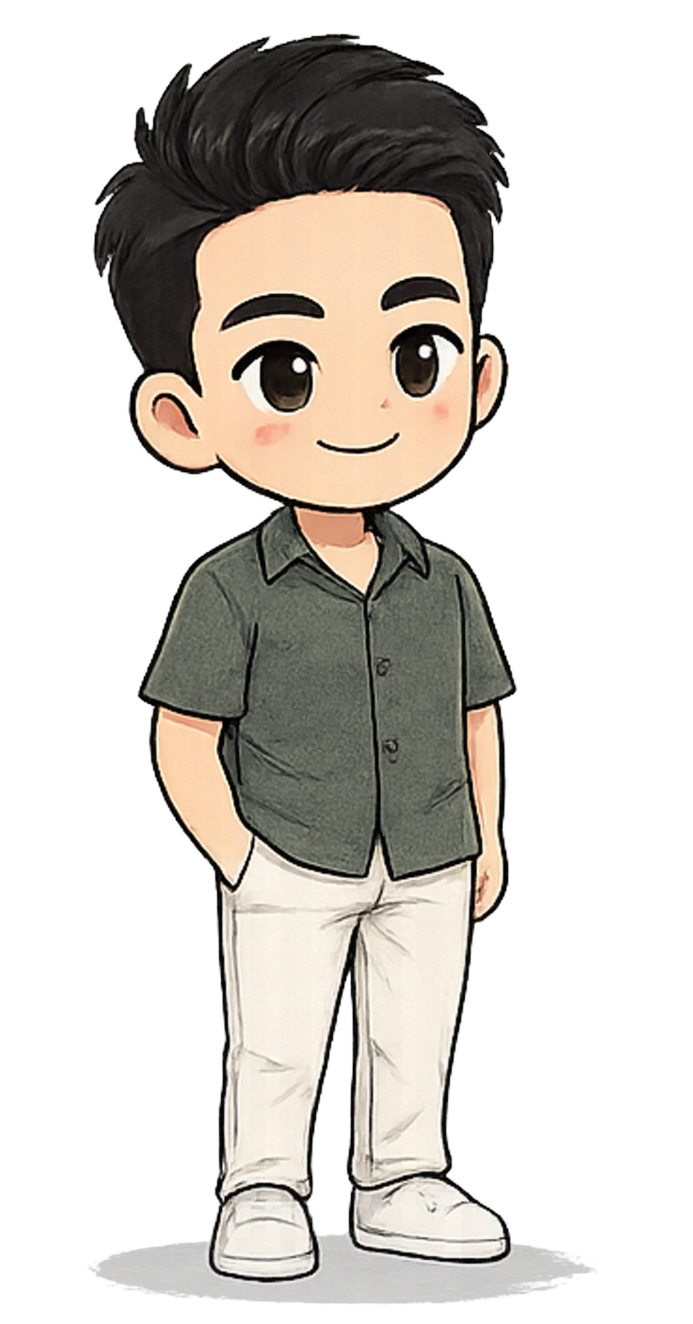
#> input picture boy.png, 1386 x 2648 px (shown at 1/2 size)
$ python normalize.py
#> lines starting #> are read from the running program, lines starting #| are printed output that depends on the picture
from PIL import Image
import os

src_dir = os.path.dirname(os.path.abspath(__file__))
files = ["boy.png", "boyexpression.png", "girl.png", "girlexpression.png"]

trimmed = {}
for f in files:
    img = Image.open(os.path.join(src_dir, f)).convert("RGBA")
#> img is the input picture: PIL image 1386x2648 RGBA; mean R, G, B, A 61.4, 57.4, 51.6, 102.7
    bbox = img.split()[-1].getbbox()
#> bbox = (166, 66, 1201, 2613)
    if bbox is None:
        raise SystemExit(f"{f}: no opaque pixels")
    cropped = img.crop(bbox)
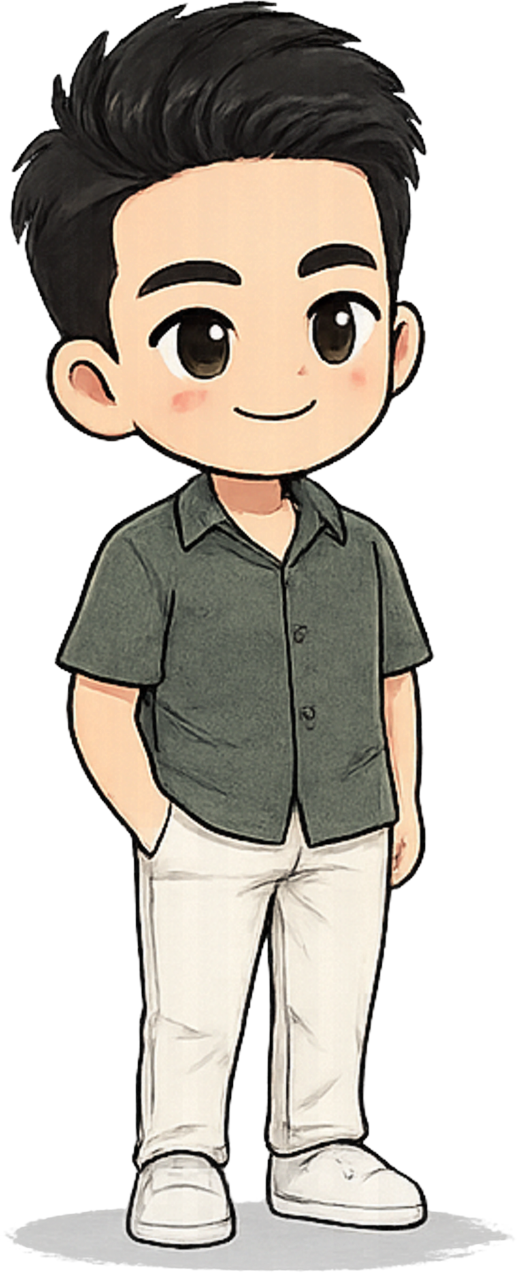
#> cropped: PIL image 1035x2547 RGBA (shown at 1/2 size); mean R, G, B, A 85.5, 79.9, 71.8, 142.9; transparent parts drawn white
    trimmed[f] = cropped
    print(f, "raw size:", img.size, "bbox:", bbox, "trimmed size:", cropped.size)
#| boy.png raw size: (1386, 2648) bbox: (166, 66, 1201, 2613) trimmed size: (1035, 2547)
#> pass 2 of the loop `for f in files:`:
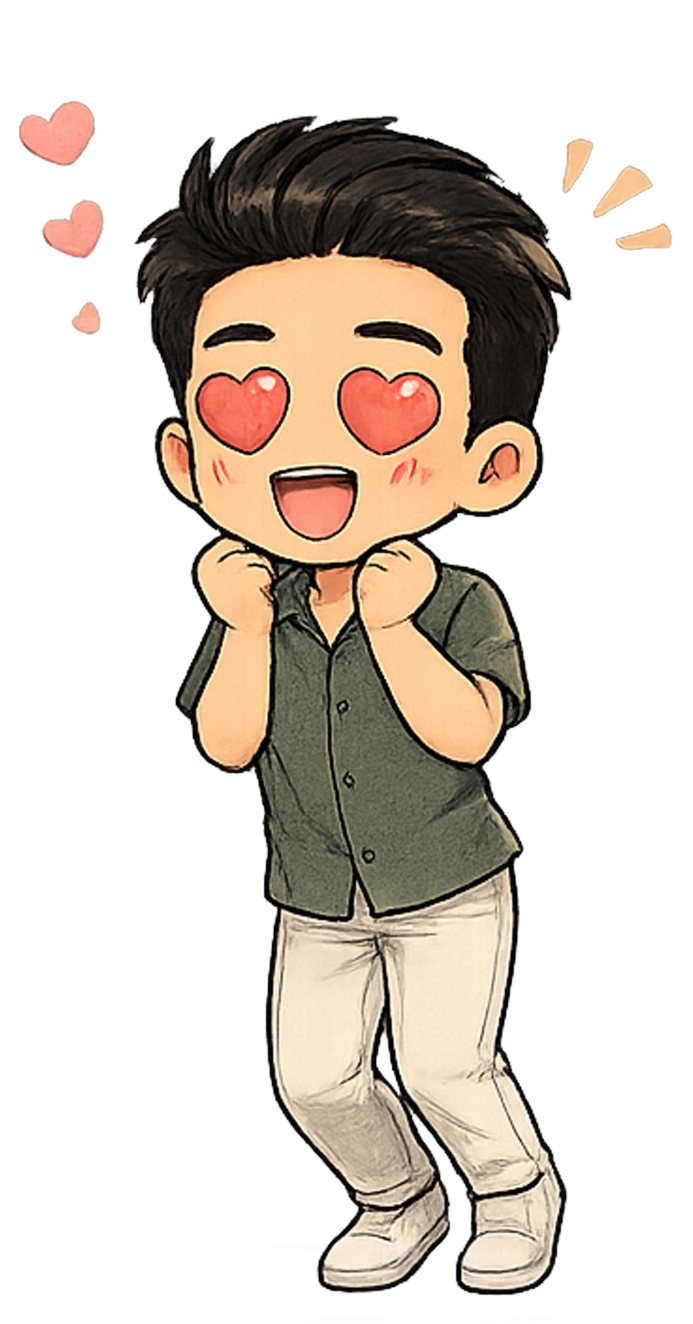
#> input picture boyexpression.png, 1386 x 2648 px (shown at 1/2 size)
#> img is the input picture: PIL image 1386x2648 RGBA; mean R, G, B, A 59.3, 50.1, 40.5, 95.7
#> bbox = (36, 200, 1376, 2647)
#> `cropped = img.crop(bbox)`:
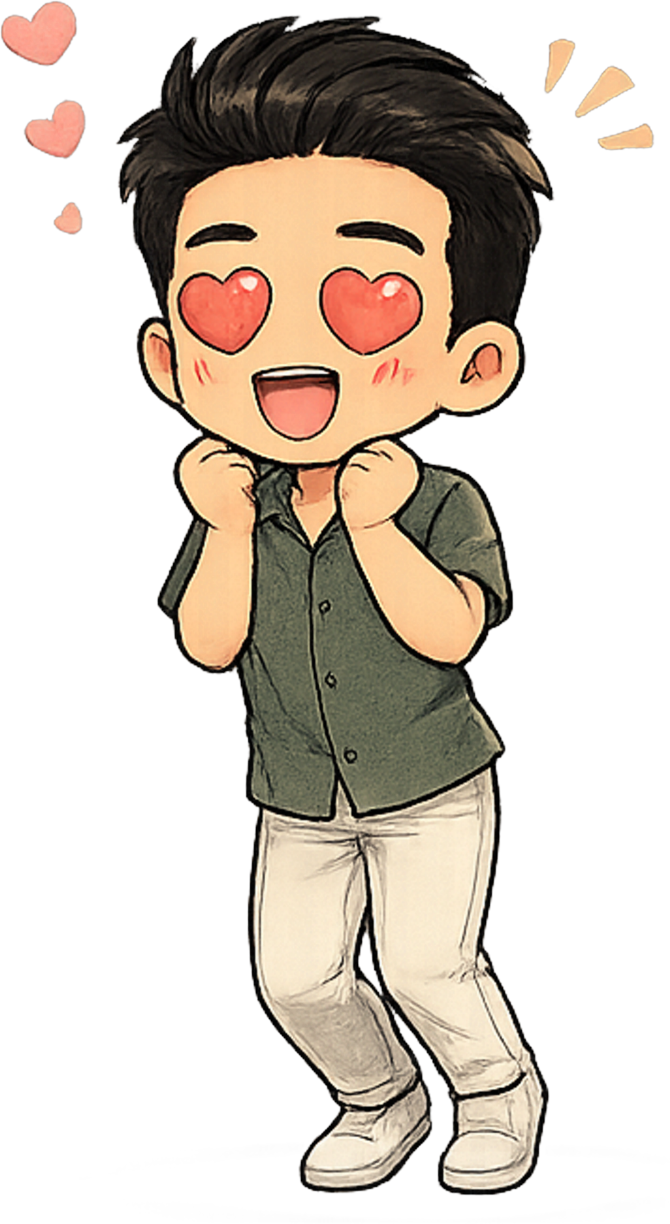
#> cropped: PIL image 1340x2447 RGBA (shown at 1/2 size); mean R, G, B, A 66.4, 56.1, 45.3, 107.1; transparent parts drawn white
#| boyexpression.png raw size: (1386, 2648) bbox: (36, 200, 1376, 2647) trimmed size: (1340, 2447)
#> pass 3 of the loop `for f in files:`:
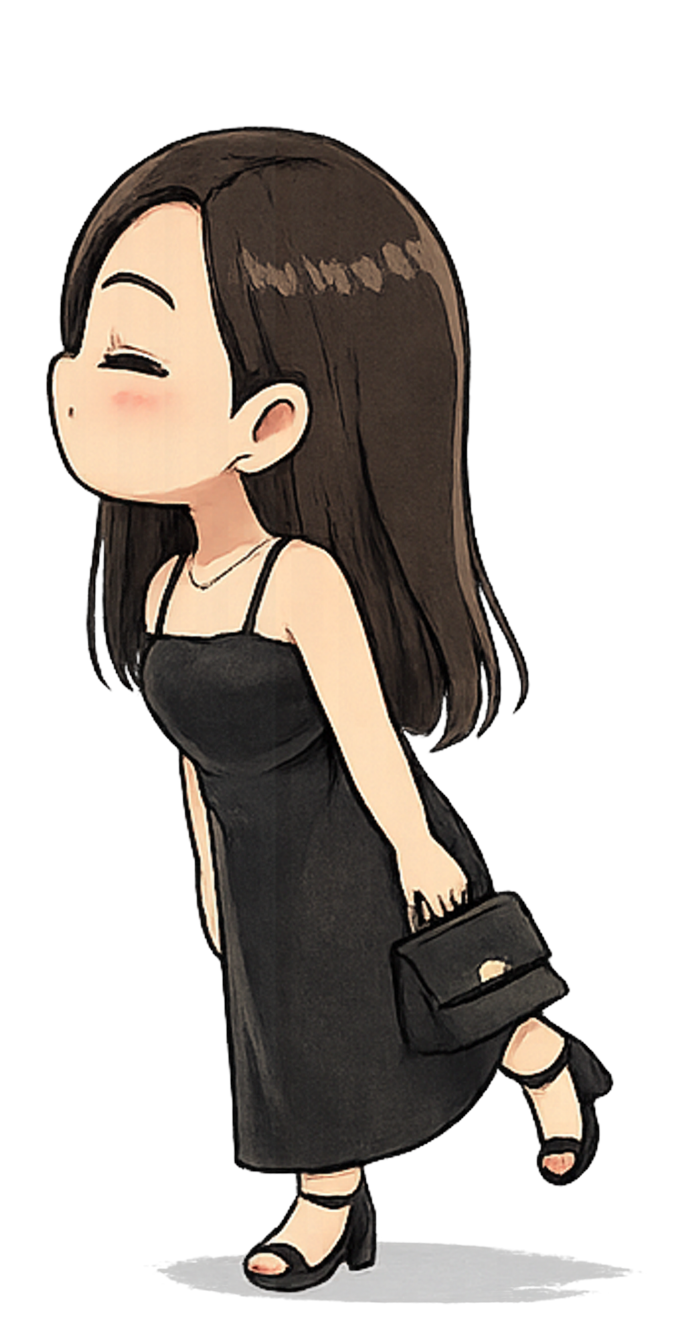
#> input picture girl.png, 1386 x 2648 px (shown at 1/2 size)
#> img is the input picture: PIL image 1386x2648 RGBA; mean R, G, B, A 42.3, 36.8, 32.1, 104.2
#> bbox = (91, 250, 1295, 2611)
#> `cropped = img.crop(bbox)`:
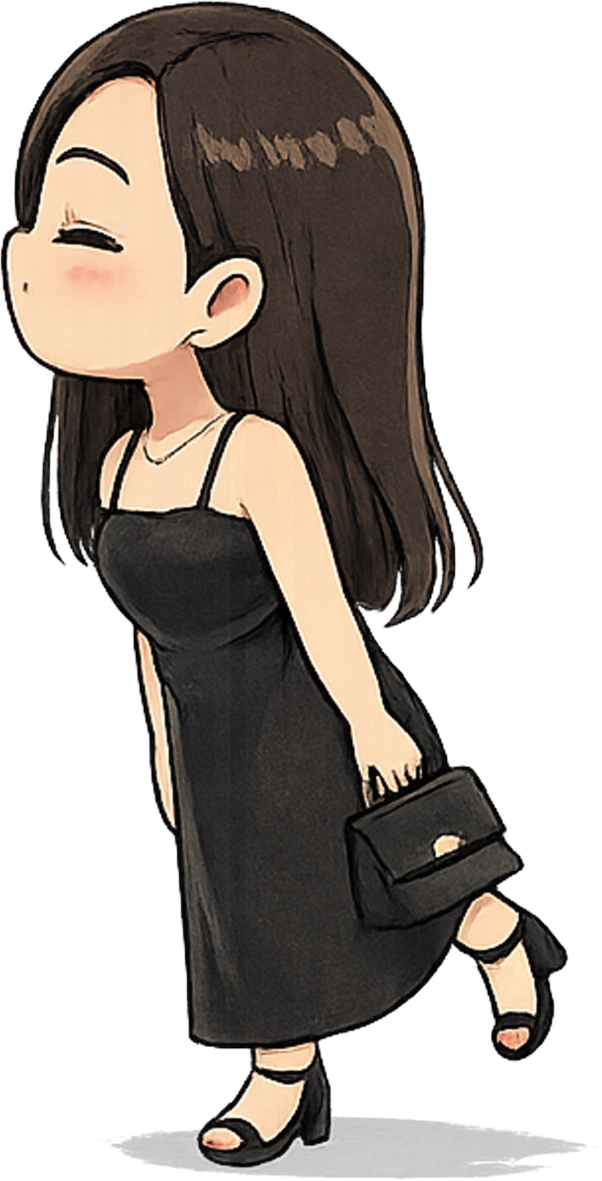
#> cropped: PIL image 1204x2361 RGBA (shown at 1/2 size); mean R, G, B, A 54.6, 47.5, 41.5, 134.5; transparent parts drawn white
#| girl.png raw size: (1386, 2648) bbox: (91, 250, 1295, 2611) trimmed size: (1204, 2361)
#> the loop made 4 passes; the first 3 are shown

target_h = max(t.height for t in trimmed.values())
#> target_h = 2547
target_w = max(t.width for t in trimmed.values())
#> target_w = 1340

canvas_w = int(target_w * 1.1)
#> canvas_w = 1474
canvas_h = int(target_h * 1.02)
#> canvas_h = 2597

for f, t in trimmed.items():
    scale = target_h / t.height
    new_w = int(t.width * scale)
    new_h = target_h
    resized = t.resize((new_w, new_h), Image.LANCZOS)
    canvas = Image.new("RGBA", (canvas_w, canvas_h), (0, 0, 0, 0))
    x = (canvas_w - new_w) // 2
    y = canvas_h - new_h
    canvas.paste(resized, (x, y), resized)
    canvas.save(os.path.join(src_dir, f))
    print(f, "->", canvas.size)
#> this loop made 4 passes
#> (f, scale, new_w, x) on passes 1 to 4: ('boy.png', 1, 1035, 219), ('boyexpression.png', 1.04, 1394, 40), ('girl.png', 1.08, 1298, 88), ('girlexpression.png', 1.05, 1355, 59)
#| boy.png -> (1474, 2597)
#| boyexpression.png -> (1474, 2597)
#| girl.png -> (1474, 2597)
#| girlexpression.png -> (1474, 2597)
#> pass 1, `canvas.save(os.path.join(src_dir, f))`:
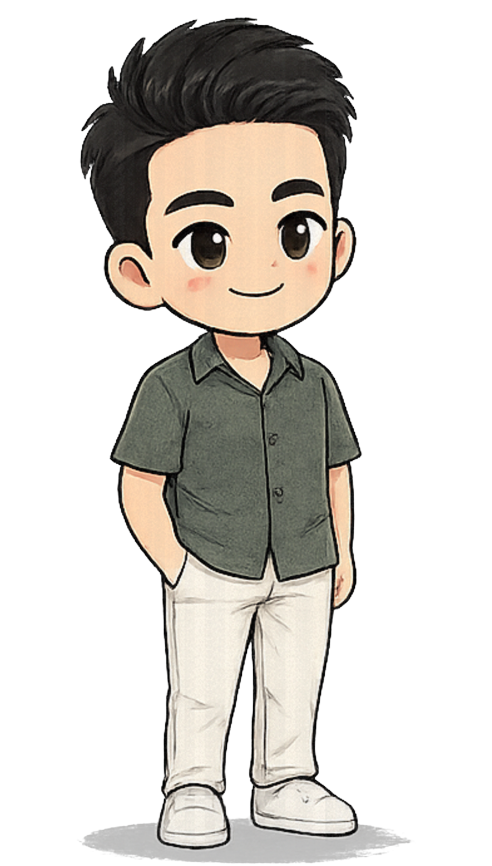
#> saved as boy.png: PIL image 1474x2597 RGBA (shown at 1/3 size); mean R, G, B, A 57, 53.2, 47.7, 95.9; transparent parts drawn white
#> pass 2, `resized = t.resize((new_w, new_h), Image.LANCZOS)`:
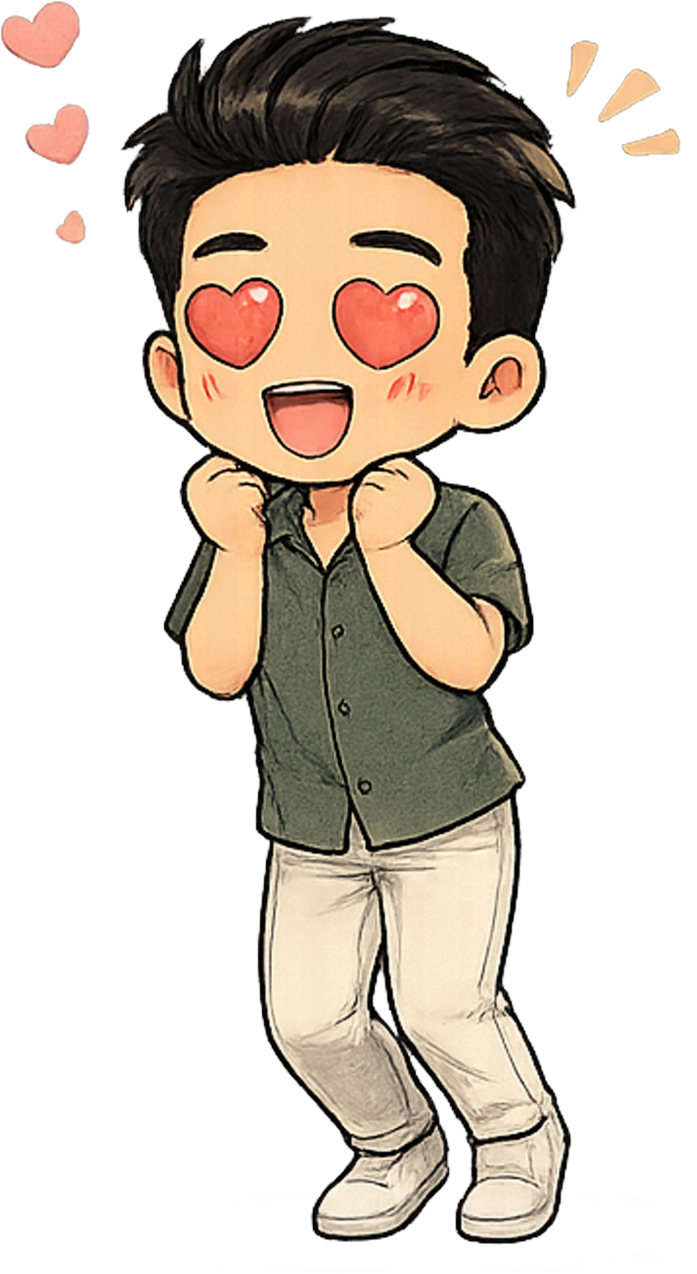
#> resized: PIL image 1394x2547 RGBA (shown at 1/2 size); mean R, G, B, A 65.9, 55.7, 45, 107.1; transparent parts drawn white
#> pass 2, `canvas.save(os.path.join(src_dir, f))`:
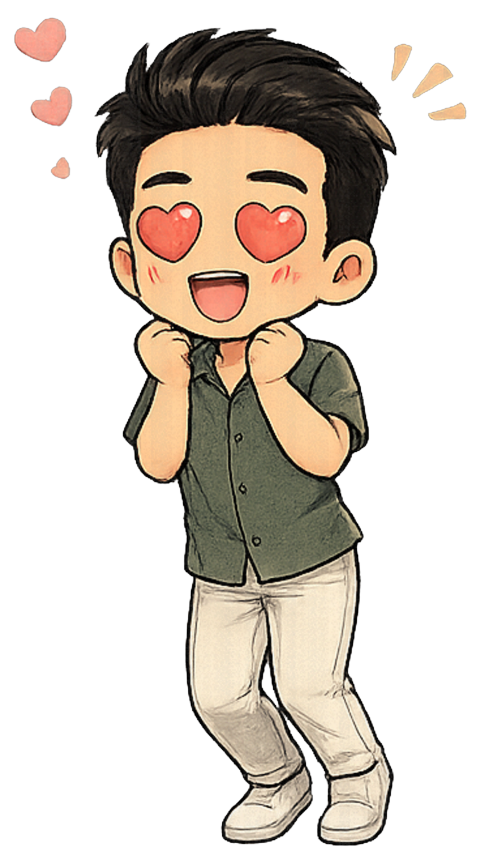
#> saved as boyexpression.png: PIL image 1474x2597 RGBA (shown at 1/3 size); mean R, G, B, A 60.4, 51.1, 41.3, 98; transparent parts drawn white
#> after the loop:
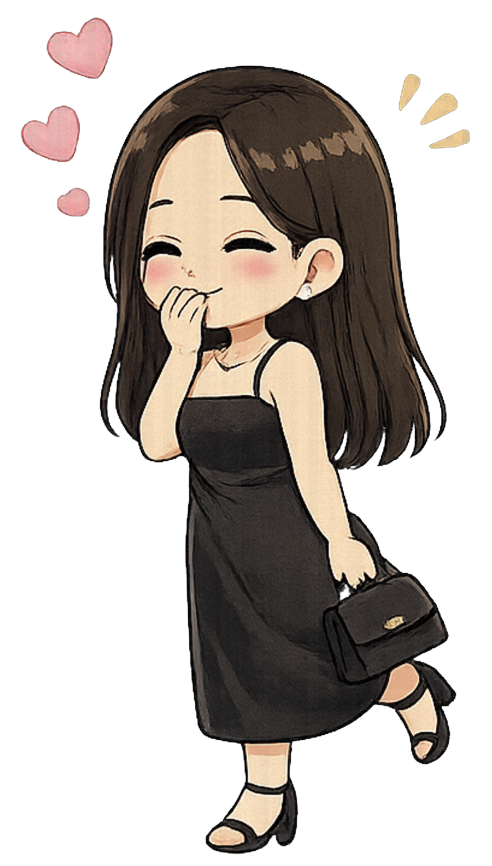
#> canvas: PIL image 1474x2597 RGBA (shown at 1/3 size); mean R, G, B, A 43.9, 37.6, 32.5, 106.9; transparent parts drawn white
#> after the loop:
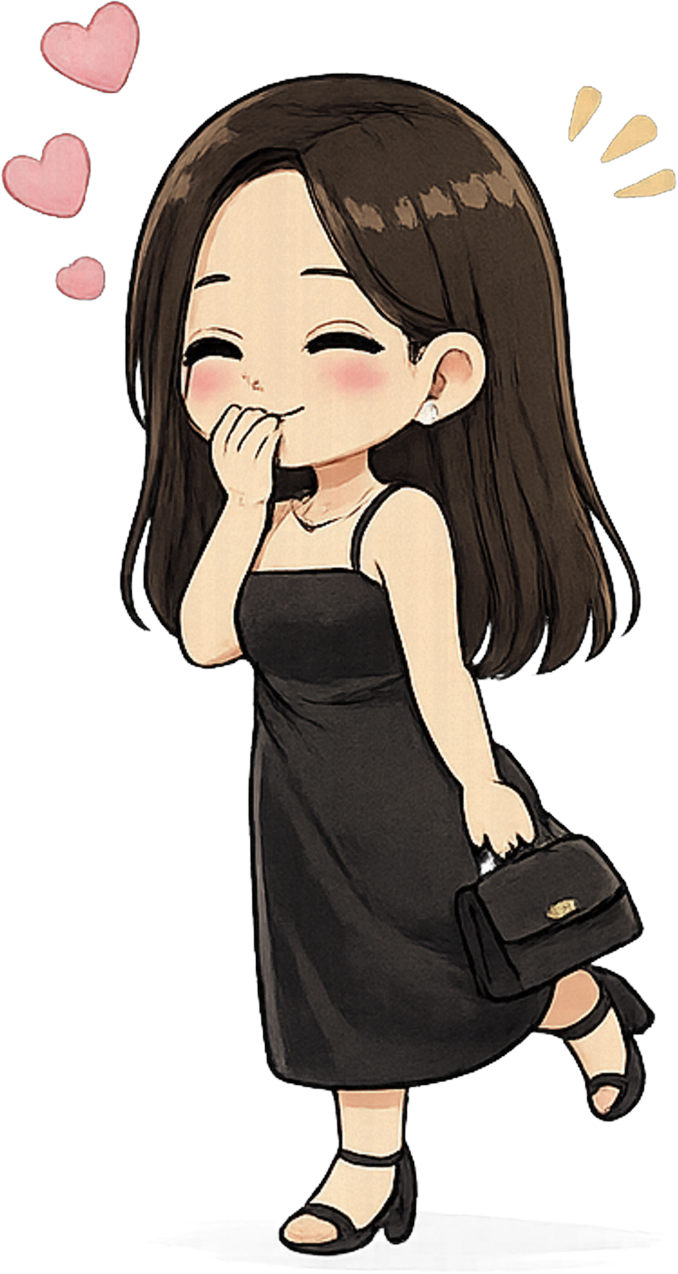
#> resized: PIL image 1355x2547 RGBA (shown at 1/2 size); mean R, G, B, A 49.3, 42.2, 36.4, 120.3; transparent parts drawn white
